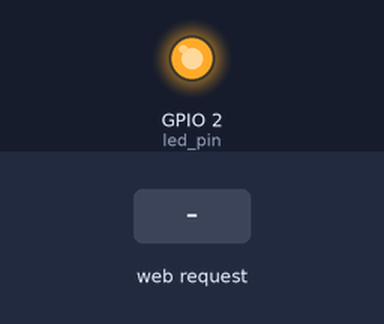
This sketch was run on a simulated ESP8266 (NodeMCU). Shown: output pins drawn as LEDs (lit = HIGH). The inputs (shaded band) are chosen by the test bench. WiFi joins after 1.5 s; servers stay silent unless stated; not simulated (calls return 0 or success): wifi_config.h; what the sketch prints to the serial monitor is not drawn.

Above: at 2.7 s.
2.8 s: HTTP request GET / received
At 3.1 s:
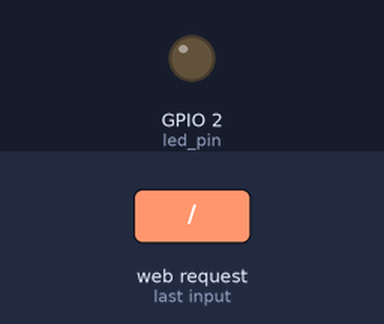
Timing chart, 0 to 5.8 s (numbered marks = the images above; inputs shaded):
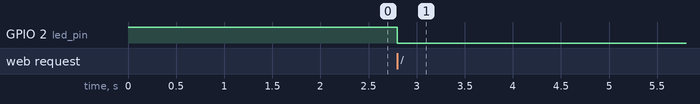

Measured:
- after the input at 2.8 s, GPIO 2 (led_pin): HIGH → LOW at once

The sketch:

arduino.ino
```cpp
#include <ESP8266WiFi.h>
#include <ESP8266WebServer.h>

#include "wifi_config.h"

uint8 led_pin = 2;
uint8 led_active = 0;

ESP8266WebServer server ( 80 );

void setup() {
    Serial.begin(115200);
    pinMode(led_pin, OUTPUT);
    digitalWrite(led_pin, HIGH);

    WiFi.begin (SSID, PASS);
    while (WiFi.status() != WL_CONNECTED) {
        delay(500);
    }

    Serial.println(WiFi.localIP());

    server.on("/", []() {
        if (led_active == 0) {
            digitalWrite(led_pin, LOW);
            led_active = 1;
            server.send(200, "text/plain", "LED is now ON");
        } else {
            digitalWrite(led_pin, HIGH);
            led_active = 0;
            server.send(200, "text/plain", "LED is now OFF");
        }
    });

    server.begin();
}

void loop() {
    server.handleClient();
}
```
